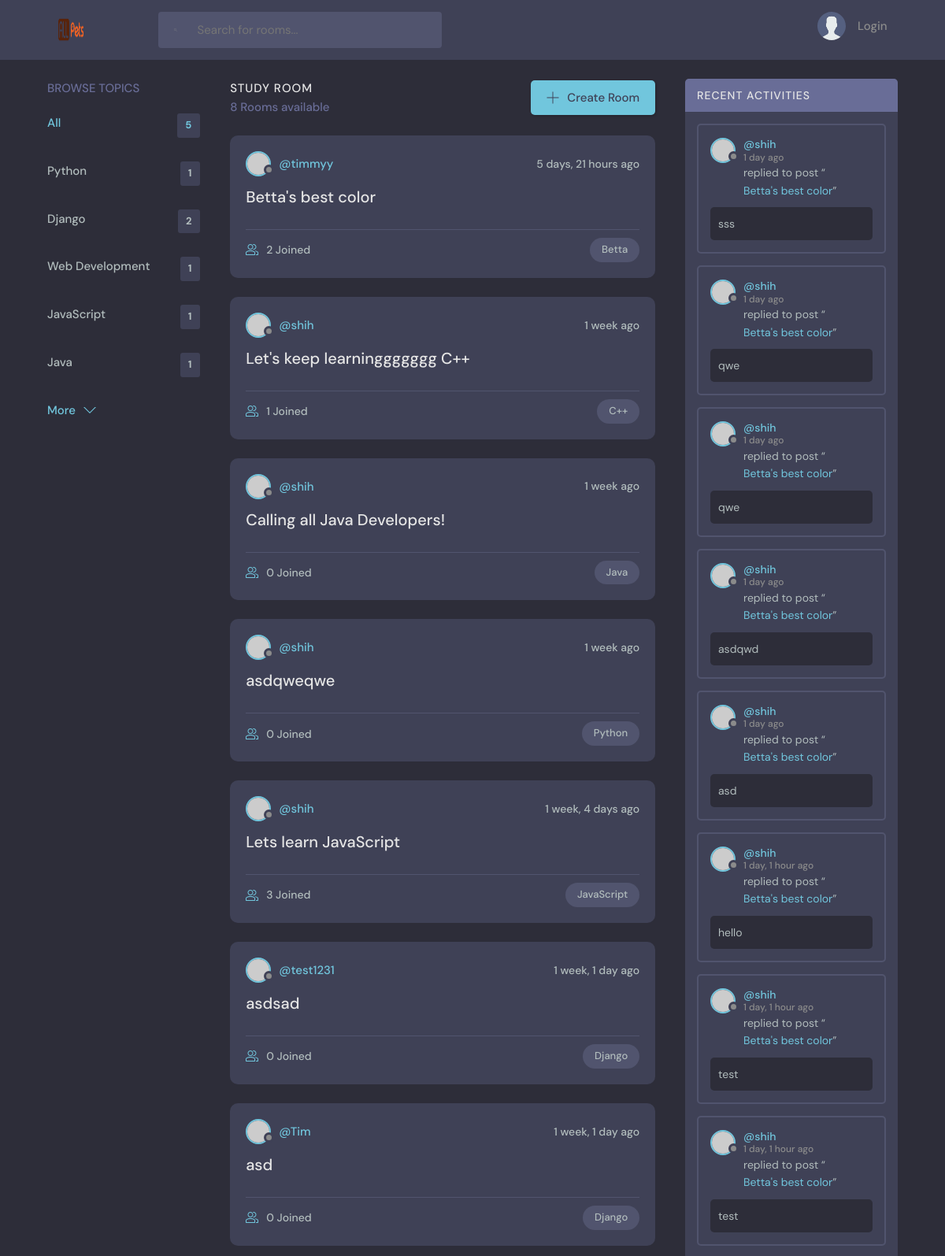
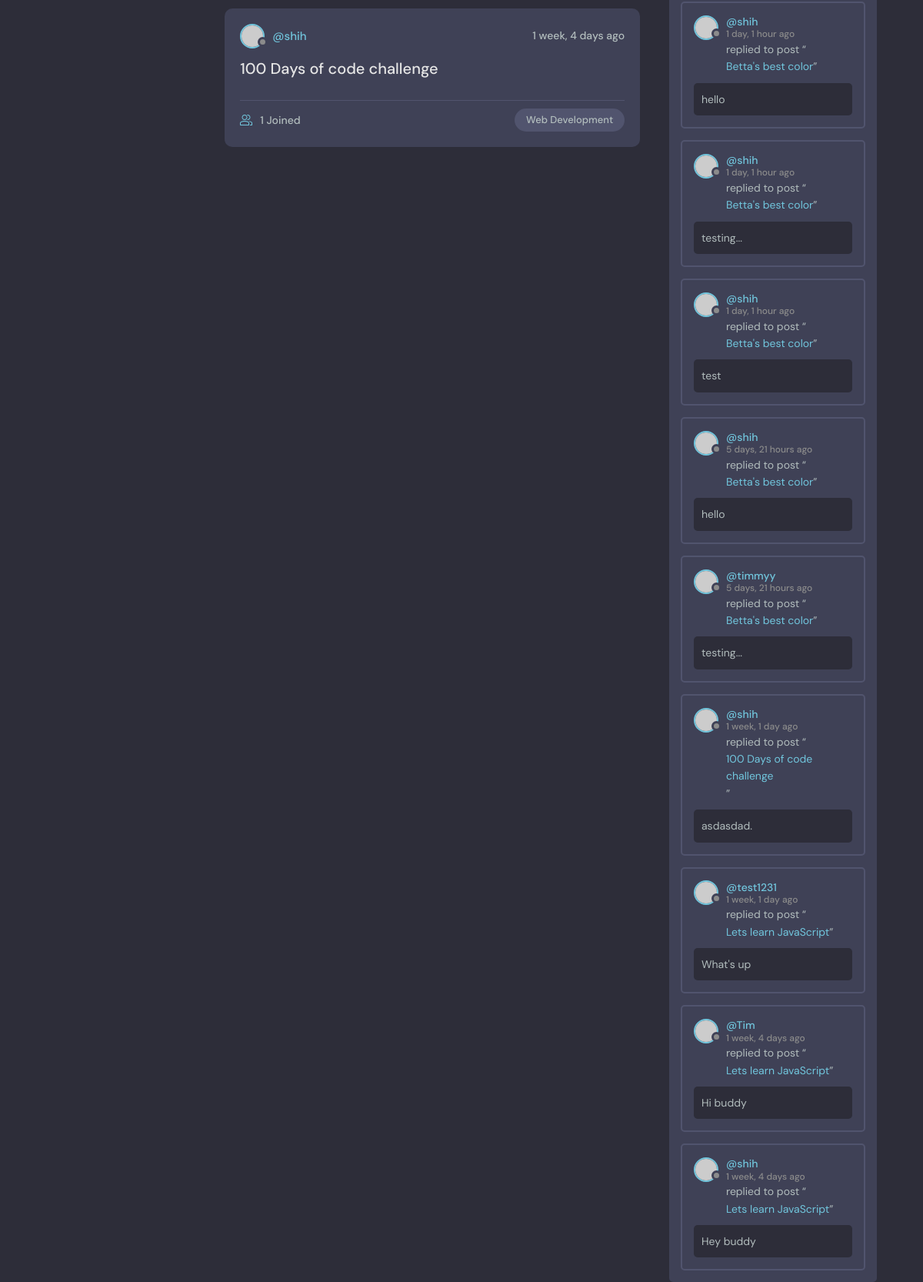
The page / on the database its author committed (2 pictures, top to bottom).
### base/models.py (models this page shows, shortened)
class Topic(models.Model):
    name = models.CharField(max_length=200)

class Room(models.Model):
    host = models.ForeignKey(User, on_delete=models.SET_NULL, null=True)
    topic = models.ForeignKey(Topic, on_delete=models.SET_NULL, null=True)
    name = models.CharField(max_length=200)
    description = models.TextField(null=True, blank=True)
    participants = models.ManyToManyField(User, related_name='participants', blank=True)
    updated = models.DateTimeField(auto_now=True)
    created = models.DateTimeField(auto_now_add=True)
    class Meta:
        ordering = ['-updated', '-created']
    def __str__(self):
        return str(self.name)

class Message(models.Model):
    user = models.ForeignKey(User, on_delete=models.CASCADE)
    room = models.ForeignKey(Room, on_delete=models.CASCADE)
    body = models.TextField()
    updated = models.DateTimeField(auto_now=True)
    created = models.DateTimeField(auto_now_add=True)
    class Meta:
        ordering = ['-updated', '-created']
    def __str__(self):
        return self.body[0:50]

### base/views.py (the view)
# urls.py: path('', views.home, name="home"),
def home(request):
    q = request.GET.get('q') if request.GET.get('q') != None else ''
    rooms = Room.objects.filter(
        Q(topic__name__icontains=q) |
        Q(name__icontains=q) |
        Q(description__icontains=q)
    ) # to pass to home.html
    topics = Topic.objects.all()[0:5] # to pass to home.html
    room_count = rooms.count() # to pass to home.html
    room_messages = Message.objects.filter(Q(room__topic__name__icontains=q)) # to pass to home.html
    context = {'rooms':rooms, 'topics':topics, 'room_count':room_count, 'room_messages':room_messages}
    return render(request, 'base/home.html', context)

### base/templates/base/home.html (shortened to what this page needs)
    {% extends 'main.html' %}
    {% block content %}
    <main class="layout layout--3">
      <div class="container">
        {% include 'base/topics_component.html' %}
        <div class="roomList">
          <div class="roomList__header">
            <div>
              <h2>Study Room</h2>
              <p>{{room_count}} Rooms available</p>
            </div>
            <a class="btn btn--main" href="{% url 'create-room' %}">
              <svg version="1.1" xmlns="http://www.w3.org/2000/svg" width="32" height="32" viewBox="0 0 32 32">
                <title>add</title>
                <path
                  d="M16.943 0.943h-1.885v14.115h-14.115v1.885h14.115v14.115h1.885v-14.115h14.115v-1.885h-14.115v-14.115z"
                ></path>
              </svg>
              Create Room
            </a>
          </div>
          {% include 'base/feed_component.html' %}
        </div>
        {% include 'base/activity_component.html' %}
      </div>
    </main>
{% endblock content %}

### base/templates/base/topics_component.html
<div class="topics">
    <div class="topics__header">
      <h2>Browse Topics</h2>
    </div>
    <ul class="topics__list">
      <li>
        <a href="{% url 'home' %}" class="active">All <span>{{topics.count}}</span></a>
      </li>
      {% for topic in topics%}
      <li>
          <a href="{% url 'home' %}?q={{topic.name}}">{{topic.name}}<span>{{topic.room_set.all.count}}</span></a>
      </li>
      {% endfor %}
    </ul>
    <a class="btn btn--link" href="{% url 'topics' %}">
      More
      <svg version="1.1" xmlns="http://www.w3.org/2000/svg" width="32" height="32" viewBox="0 0 32 32">
        <title>chevron-down</title>
        <path d="M16 21l-13-13h-3l16 16 16-16h-3l-13 13z"></path>
      </svg>
    </a>
  </div>

### base/templates/base/feed_component.html (shortened to what this page needs)
{% for room in rooms %}
<div class="roomListRoom">
    <div class="roomListRoom__header">
      <a href="{% url 'user-profile' room.host.id %}" class="roomListRoom__author">
        <div class="avatar avatar--small">
          <img src="https://randomuser.me/api/portraits/women/11.jpg" />
        </div>
        <span>@{{room.host.username}}</span>
      </a>
      <div class="roomListRoom__actions">
        <span>{{room.created|timesince}} ago</span>
      </div>
    </div>
    <div class="roomListRoom__content">
      <a href="{% url 'room' room.id %}">{{room.name}}</a>
    </div>
    <div class="roomListRoom__meta">
      <a href="{% url 'room' room.id %}" class="roomListRoom__joined">
        {{room.participants.all.count}} Joined
      </a>
      <p class="roomListRoom__topic">{{room.topic.name}}</p>
    </div>
</div>
{% endfor %}

### base/templates/base/activity_component.html (shortened to what this page needs)
<div class="activities">
    <div class="activities__header">
      <h2>Recent Activities</h2>
    </div>
    {% for message in room_messages %}
    <div class="activities__box">
      <div class="activities__boxHeader roomListRoom__header">
        <a href="{% url 'user-profile' message.user.id %}" class="roomListRoom__author">
          <div class="avatar avatar--small">
            <img src="https://randomuser.me/api/portraits/women/11.jpg" />
          </div>
          <p>
            @{{message.user}}
            <span>{{message.created|timesince}} ago</span>
          </p>
        </a>
      </div>
      <div class="activities__boxContent">
        <p>replied to post “<a href="{% url 'room' message.room.id %}">{{message.room}} </a>”</p>
        <div class="activities__boxRoomContent">
          {{message}}
        </div>
      </div>
    </div>
    {% endfor %}
  </div>

### rows shown on the page
Topic: name "Python", room_set.all.count "1"
Topic: name "Django", room_set.all.count "2"
Topic: name "Web Development", room_set.all.count "1"
Topic: name "JavaScript", room_set.all.count "1"
Topic: name "Java", room_set.all.count "1"
Room: host.username "timmyy", created "5 days, 21 hours", name "Betta's best color", participants.all.count "2", topic.name "Betta"
Room: host.username "shih", created "1 week", name "Let's keep learninggggggg C++", participants.all.count "1", topic.name "C++"
Room: host.username "shih", created "1 week", name "Calling all Java Developers!", participants.all.count "0", topic.name "Java"
Room: host.username "shih", created "1 week", name "asdqweqwe", participants.all.count "0", topic.name "Python"
Room: host.username "shih", created "1 week, 4 days", name "Lets learn JavaScript", participants.all.count "3", topic.name "JavaScript"
Room: host.username "test1231", created "1 week, 1 day", name "asdsad", participants.all.count "0", topic.name "Django"
Room: host.username "Tim", created "1 week, 1 day", name "asd", participants.all.count "0", topic.name "Django"
Room: host.username "shih", created "1 week, 4 days", name "100 Days of code challenge", participants.all.count "1", topic.name "Web Development"
Message: user "shih", created "1 day", room "Betta's best color", body "sss"
Message: user "shih", created "1 day", room "Betta's best color", body "qwe"
Message: user "shih", created "1 day", room "Betta's best color", body "qwe"
Message: user "shih", created "1 day", room "Betta's best color", body "asdqwd"
Message: user "shih", created "1 day", room "Betta's best color", body "asd"
Message: user "shih", created "1 day, 1 hour", room "Betta's best color", body "hello"
Message: user "shih", created "1 day, 1 hour", room "Betta's best color", body "test"
Message: user "shih", created "1 day, 1 hour", room "Betta's best color", body "test"
Message: user "shih", created "1 day, 1 hour", room "Betta's best color", body "hello"
Message: user "shih", created "1 day, 1 hour", room "Betta's best color", body "testing..."
Message: user "shih", created "1 day, 1 hour", room "Betta's best color", body "test"
Message: user "shih", created "5 days, 21 hours", room "Betta's best color", body "hello"
Message: user "timmyy", created "5 days, 21 hours", room "Betta's best color", body "testing..."
Message: user "shih", created "1 week, 1 day", room "100 Days of code challenge", body "asdasdad."
Message: user "test1231", created "1 week, 1 day", room "Lets learn JavaScript", body "What's up"
Message: user "Tim", created "1 week, 4 days", room "Lets learn JavaScript", body "Hi buddy"
Message: user "shih", created "1 week, 4 days", room "Lets learn JavaScript", body "Hey buddy"

### other values the page prints
{{ topics.count }} "5"
{{ room_count }} "8"
